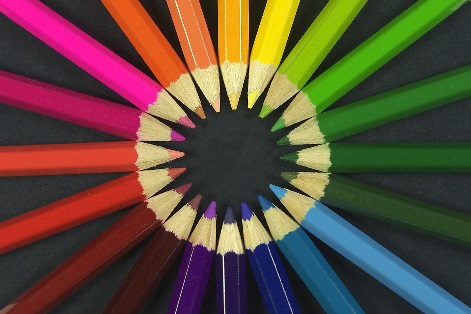
#> input picture colors.jpg, 471 x 314 px
$ python Assignment.py
#> lines starting #> are read from the running program, lines starting #| are printed output that depends on the picture; after the words box and inside, x2 and y2 are one past the last pixel; in counts of white or black regions, pixels touching at a corner belong together
# -*- coding: utf-8 -*-
"""Untitled4.ipynb

Automatically generated by Colaboratory.

Original file is located at
    https://colab.research.google.com/drive/1BFoqQfPPqgQEmNc3OHJ-JGSEVwDTRQ8w
"""

from google.colab.patches import cv2_imshow
import cv2
import numpy as np
import os

image_path = 'colors.jpg'
if not os.path.exists(image_path):
    print(f"Error: File not found at path {image_path}")
else:
    image = cv2.imread(image_path)
#> image is the input picture: shape (314, 471, 3); mean B, G, R 58.7, 74.9, 92.6
    if image is None:
        print(f"Error: Unable to load image from {image_path}")
    else:
      image = cv2.imread(image_path)

if image is None:
    print(f"Error: Unable to load image from {image_path}")
else:
    hsv = cv2.cvtColor(image, cv2.COLOR_BGR2HSV)
#> hsv: shape (314, 471, 3); mean H, S, V 69.4, 125.8, 110.1

    lower_orange = np.array([0, 100, 100])
    upper_orange = np.array([20, 255, 255])

    orange_mask = cv2.inRange(hsv, lower_orange, upper_orange)
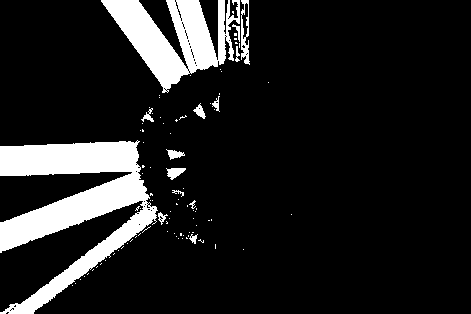
#> orange_mask: shape (314, 471); 12.5% white; 93 white regions (79 under 20 px), largest, box (x1, y1, x2, y2) and area: (0, 140, 158, 314) 11265, (101, 0, 240, 93) 6075, (241, 0, 250, 65) 314
    kernel = np.ones((5, 5), np.uint8)
    orange_mask = cv2.dilate(orange_mask, kernel, iterations=1)
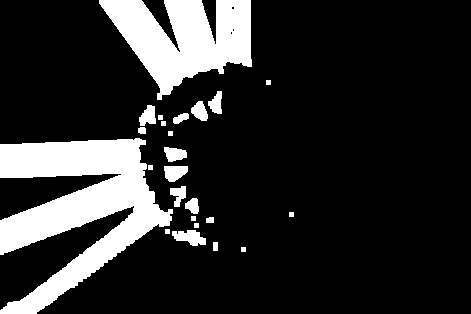
#> orange_mask: shape (314, 471); 17.2% white; 24 white regions, largest, box (x1, y1, x2, y2) and area: (0, 138, 173, 314) 14352, (99, 0, 252, 100) 8708, (172, 230, 206, 246) 353
    orange_mask = cv2.erode(orange_mask, kernel, iterations=1)
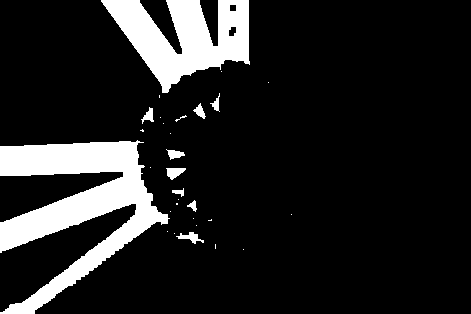
#> orange_mask: shape (314, 471); 13.5% white; 30 white regions (19 under 20 px), largest, box (x1, y1, x2, y2) and area: (0, 140, 170, 314) 11835, (101, 0, 250, 93) 7329, (166, 168, 186, 180) 150

    result = cv2.bitwise_and(image, image, mask=orange_mask)
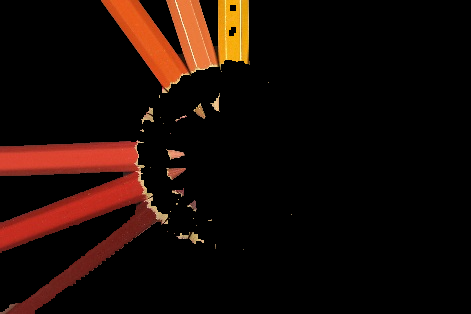
#> result: shape (314, 471, 3); mean B, G, R 5.6, 10.5, 24.9

    cv2_imshow(image)
    cv2_imshow(orange_mask)
    cv2_imshow(result)
